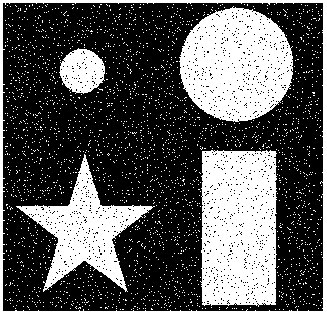
#> input picture 3.Image processing/binary_noise.jpg, 327 x 314 px
$ python 5c.Opening.py
#> lines starting #> are read from the running program, lines starting #| are printed output that depends on the picture; after the words box and inside, x2 and y2 are one past the last pixel; in counts of white or black regions, pixels touching at a corner belong together
import cv2
import numpy as np
from matplotlib import pyplot as plt

img = cv2.imread('binary_noise.jpg')
#> img is the input picture: shape (314, 327, 3); min 0, max 255, mean 89
img = cv2.imread('opening.png')
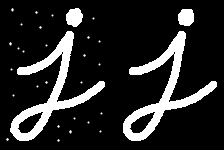
#> input picture 3.Image processing/opening.png, 224 x 150 px
#> img is the input picture: shape (150, 224, 3); min 0, max 255, mean 39.8

kernel = np.ones((5,5),np.uint8)
opening = cv2.morphologyEx(img, cv2.MORPH_OPEN, kernel)
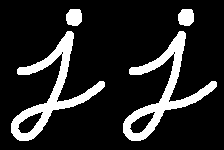
#> opening: shape (150, 224, 3); 15.2% white; 4 white regions, box (x1, y1, x2, y2) and area: (11, 31, 105, 141) 2326, (123, 31, 217, 141) 2326, (66, 9, 82, 26) 233, (178, 9, 194, 26) 233


plt.subplot(121),plt.imshow(img),plt.title('Original')
plt.xticks([]), plt.yticks([])
plt.subplot(122),plt.imshow(opening),plt.title('Opened')
plt.xticks([]), plt.yticks([])
plt.show()
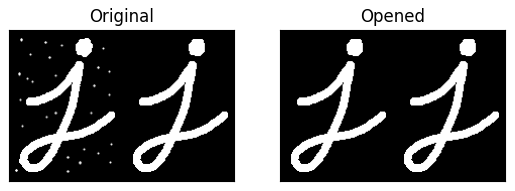
#> figure drawn by matplotlib, 2 panels
